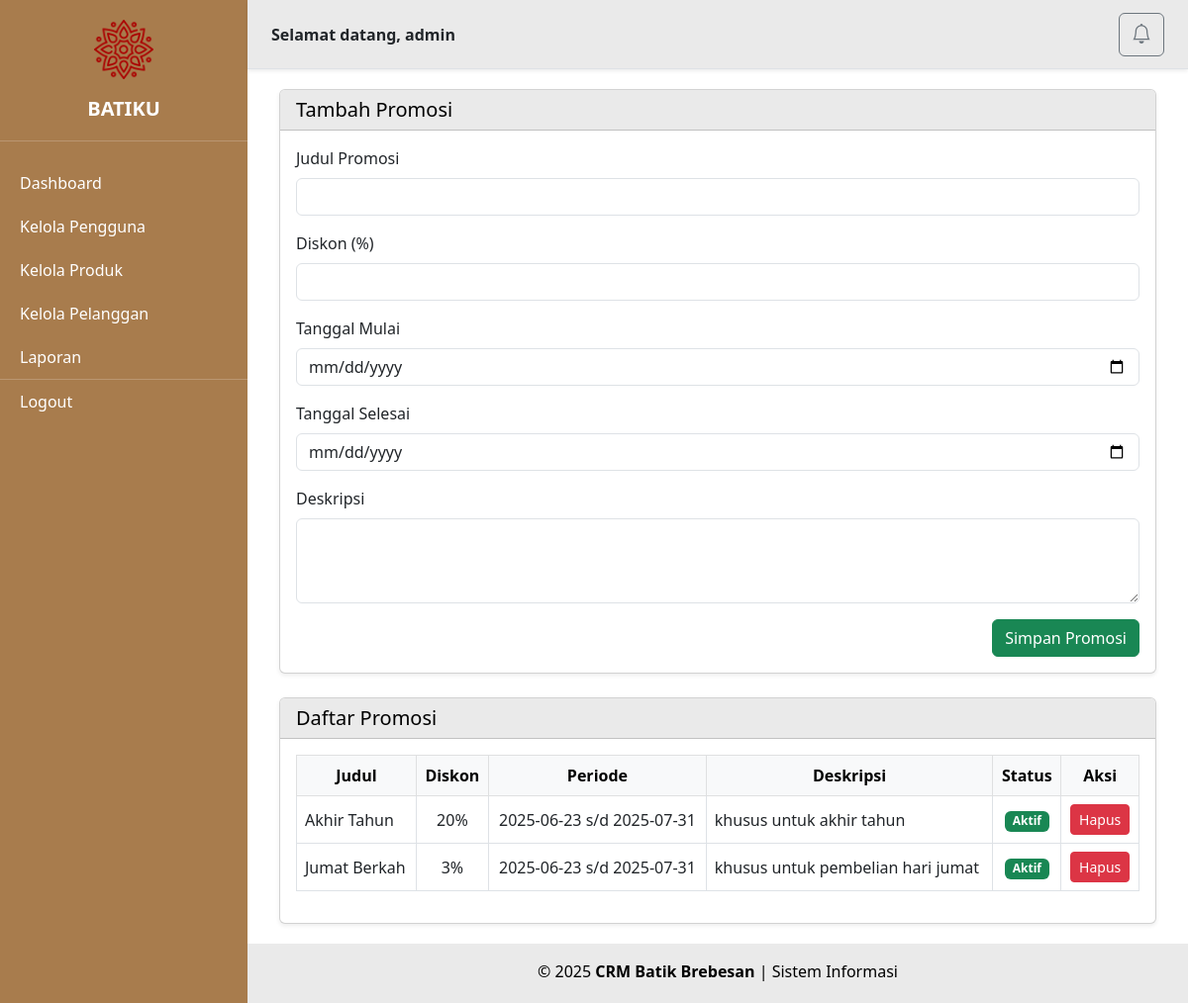
The page /pages/promosi.php (signed in) on the database its author committed.
### tables this page shows
CREATE TABLE `promosi` (
  `id` int(11) NOT NULL,
  `judul` varchar(100) NOT NULL,
  `diskon` int(11) NOT NULL CHECK (`diskon` between 1 and 100),
  `tanggal_mulai` date NOT NULL,
  `tanggal_selesai` date NOT NULL,
  `deskripsi` text NOT NULL
);

### pages/promosi.php (the view, shortened to what this page needs)
<?php
include '../config/db.php';
$result = $conn->query("SELECT * FROM promosi ORDER BY tanggal_mulai DESC");
?>
<!DOCTYPE html>
<html lang="id">
<head>
    <link href="https://cdn.jsdelivr.net/npm/bootstrap@5.3.0/dist/css/bootstrap.min.css" rel="stylesheet">
    <link href="https://cdn.jsdelivr.net/npm/bootstrap-icons@1.10.5/font/bootstrap-icons.css" rel="stylesheet">
</head>
<body>
<?php include '../layout/sidebar.php'; ?>
<div class="main-content">
    <?php include '../layout/header.php'; ?>
    <div class="content-wrapper">
        <div class="container">
            <div class="card mb-4 shadow-sm">
                <div class="card-header text-black" style="background-color: #EAEAEA;">
                    <h5 class="mb-0">Tambah Promosi</h5>
                </div>
                <div class="card-body">
                    <form action="../proses/tambah_promosi.php" method="POST">
                        <div class="mb-3">
                            <label class="form-label">Judul Promosi</label>
                            <input type="text" name="judul" class="form-control" required>
                        </div>
                        <div class="mb-3">
                            <label class="form-label">Diskon (%)</label>
                            <input type="number" name="diskon" class="form-control" min="1" max="100" required>
                        </div>
                        <div class="mb-3">
                            <label class="form-label">Tanggal Mulai</label>
                            <input type="date" name="tanggal_mulai" class="form-control" required>
                        </div>
                        <div class="mb-3">
                            <label class="form-label">Tanggal Selesai</label>
                            <input type="date" name="tanggal_selesai" class="form-control" required>
                        </div>
                        <div class="mb-3">
                            <label class="form-label">Deskripsi</label>
                            <textarea name="deskripsi" class="form-control" rows="3" required></textarea>
                        </div>
                        <div class="text-end">
                            <button type="submit" class="btn btn-success">
                                Simpan Promosi
                            </button>
                        </div>
                    </form>
                </div>
            </div>
            <div class="card shadow-sm">
                <div class="card-header text-black" style="background-color: #EAEAEA;">
                    <h5 class="mb-0">Daftar Promosi</h5>
                </div>
                <div class="card-body">
                    <div class="table-responsive">
                        <table class="table table-bordered table-hover align-middle">
                            <thead class="table-light text-center">
                                <tr>
                                    <th>Judul</th>
                                    <th>Diskon</th>
                                    <th>Periode</th>
                                    <th>Deskripsi</th>
                                    <th>Status</th>
                                    <th>Aksi</th>
                                </tr>
                            </thead>
                            <tbody>
                                <?php while($row = $result->fetch_assoc()): ?>
                                    <tr>
                                        <td><?= htmlspecialchars($row['judul']) ?></td>
                                        <td class="text-center"><?= $row['diskon'] ?>%</td>
                                        <td class="text-center"><?= $row['tanggal_mulai'] ?> s/d <?= $row['tanggal_selesai'] ?></td>
                                        <td><?= htmlspecialchars($row['deskripsi']) ?></td>
                                        <td class="text-center">
                                            <?php
                                            $now = date("Y-m-d");
                                            echo ($now >= $row['tanggal_mulai'] && $now <= $row['tanggal_selesai'])
                                                ? '<span class="badge bg-success">Aktif</span>'
                                                : '<span class="badge bg-secondary">Nonaktif</span>';
                                            ?>
                                        </td>
                                        <td class="text-center">
                                            <a href="../proses/delete_promosi.php?id=<?= $row['id'] ?>"
                                               class="btn btn-sm btn-danger"
                                               onclick="return confirm('Hapus promosi ini?')">
                                                Hapus
                                            </a>
                                        </td>
                                    </tr>
                                <?php endwhile; ?>
                            </tbody>
                        </table>
                    </div>
                </div>
            </div>
        </div>
    </div>
    <?php include '../layout/footer.php'; ?>
</div>
</body>
</html>

### pages/promosi.php (style rules this page uses)
html, body { margin: 0; height: 100%; overflow: hidden; }
.main-content { margin-left: 250px; padding-top: 70px; padding-bottom: 60px; height: 100vh; overflow: hidden; display: flex; flex-direction: column; }
.content-wrapper { flex: 1; overflow-y: auto; padding: 20px; }
.form-label { font-weight: 500; }

### rows shown on the page
promosi: judul "Akhir Tahun", diskon "20", tanggal_mulai "2025-06-23", tanggal_selesai "2025-07-31", deskripsi "khusus untuk akhir tahun", shows "Aktif"
promosi: judul "Jumat Berkah", diskon "3", tanggal_mulai "2025-06-23", tanggal_selesai "2025-07-31", deskripsi "khusus untuk pembelian hari jumat", shows "Aktif"

### other values the page prints
$_SESSION['role'] "admin"
